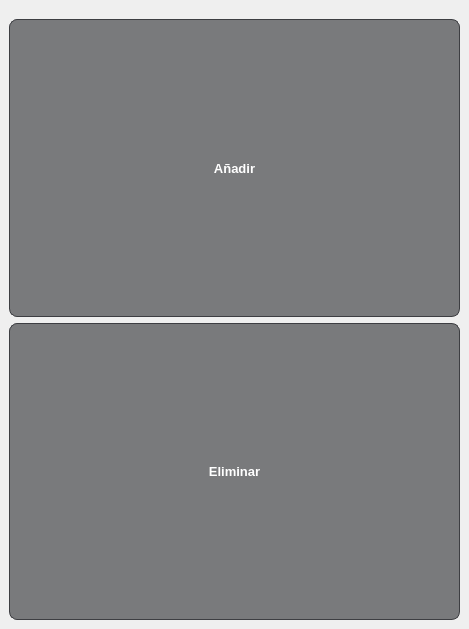
            <widget class="QWidget" name="page_11">
             <widget class="QWidget" name="verticalLayoutWidget_6">
              <property name="geometry">
               <rect>
                <x>9</x>
                <y>19</y>
                <width>451</width>
                <height>601</height>
               </rect>
              </property>
              <layout class="QVBoxLayout" name="verticalLayout_6">
               <item>
                <widget class="QPushButton" name="pushButton_5">
                 <property name="sizePolicy">
                  <sizepolicy hsizetype="Expanding" vsizetype="Expanding">
                   <horstretch>0</horstretch>
                   <verstretch>0</verstretch>
                  </sizepolicy>
                 </property>
                 <property name="styleSheet">
                  <string notr="true">QPushButton {
    /* Fondo gris carbón traslúcido para dar profundidad sin saturar */
    background-color: rgba(42, 43, 46, 0.6); 
    color: #ffffff;
    
    /* Borde neón sutil que define la forma */
    border: 1px solid #3d3e42;
    border-radius: 8px;
    
    font-size: 13px;
    font-weight: bold;
    text-transform: uppercase;
    padding: 10px 20px;
}

/* Efecto al pasar el mouse (Hover) */
QPushButton:hover {
    /* El fondo se aclara un poco y el borde se enciende */
    background-color: rgba(60, 61, 65, 0.8);
    border: 1px solid #00e5ff; 
    color: #00e5ff;
}

/* Efecto al presionar (Pressed) */
QPushButton:pressed {
    background-color: #0a0b1c; /* Se hunde visualmente volviéndose oscuro */
    border: 1px solid #ffaa00; /* Naranja para indicar ejecución */
    color: #ffaa00;
}

/* Estilo para el botón principal de la etapa (Prominente) */
QPushButton#btn_ejecutar {
    background-color: rgba(0, 229, 255, 0.1); /* Tinte cian muy suave */
    border: 1px solid #00e5ff;
}</string>
                 </property>
                 <property name="text">
                  <string>Añadir</string>
                 </property>
                </widget>
               </item>
               <item>
                <widget class="QPushButton" name="pushButton_6">
                 <property name="sizePolicy">
                  <sizepolicy hsizetype="Expanding" vsizetype="Expanding">
                   <horstretch>0</horstretch>
                   <verstretch>0</verstretch>
                  </sizepolicy>
                 </property>
                 <property name="styleSheet">
                  <string notr="true">QPushButton {
    /* Fondo gris carbón traslúcido para dar profundidad sin saturar */
    background-color: rgba(42, 43, 46, 0.6); 
    color: #ffffff;
    
    /* Borde neón sutil que define la forma */
    border: 1px solid #3d3e42;
    border-radius: 8px;
    
    font-size: 13px;
    font-weight: bold;
    text-transform: uppercase;
    padding: 10px 20px;
}

/* Efecto al pasar el mouse (Hover) */
QPushButton:hover {
    /* El fondo se aclara un poco y el borde se enciende */
    background-color: rgba(60, 61, 65, 0.8);
    border: 1px solid #00e5ff; 
    color: #00e5ff;
}

/* Efecto al presionar (Pressed) */
QPushButton:pressed {
    background-color: #0a0b1c; /* Se hunde visualmente volviéndose oscuro */
    border: 1px solid #ffaa00; /* Naranja para indicar ejecución */
    color: #ffaa00;
}

/* Estilo para el botón principal de la etapa (Prominente) */
QPushButton#btn_ejecutar {
    background-color: rgba(0, 229, 255, 0.1); /* Tinte cian muy suave */
    border: 1px solid #00e5ff;
}</string>
                 </property>
                 <property name="text">
                  <string>Eliminar</string>
                 </property>
                </widget>
               </item>
              </layout>
             </widget>
            </widget>
